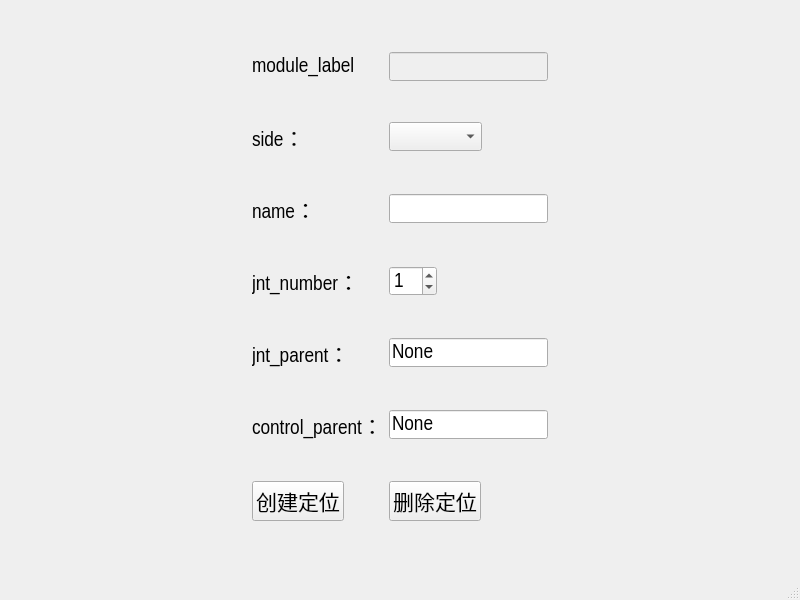
<?xml version="1.0" encoding="UTF-8"?>
<ui version="4.0">
 <class>MainWindow</class>
 <widget class="QMainWindow" name="MainWindow">
  <property name="geometry">
   <rect>
    <x>0</x>
    <y>0</y>
    <width>800</width>
    <height>600</height>
   </rect>
  </property>
  <property name="windowTitle">
   <string>MainWindow</string>
  </property>
  <widget class="QWidget" name="centralwidget">
   <layout class="QGridLayout" name="gridLayout">
    <item row="0" column="0">
     <widget class="QWidget" name="widget" native="true">
      <property name="sizePolicy">
       <sizepolicy hsizetype="Fixed" vsizetype="Preferred">
        <horstretch>0</horstretch>
        <verstretch>0</verstretch>
       </sizepolicy>
      </property>
      <property name="font">
       <font>
        <family>Arial Narrow</family>
        <pointsize>16</pointsize>
       </font>
      </property>
      <layout class="QGridLayout" name="gridLayout_2">
       <item row="1" column="1">
        <widget class="QComboBox" name="side_cbox">
         <property name="sizePolicy">
          <sizepolicy hsizetype="Fixed" vsizetype="Fixed">
           <horstretch>0</horstretch>
           <verstretch>0</verstretch>
          </sizepolicy>
         </property>
         <property name="font">
          <font>
           <family>Arial Narrow</family>
           <pointsize>16</pointsize>
           <weight>50</weight>
           <bold>false</bold>
          </font>
         </property>
        </widget>
       </item>
       <item row="3" column="0">
        <widget class="QLabel" name="label_5">
         <property name="sizePolicy">
          <sizepolicy hsizetype="Fixed" vsizetype="Preferred">
           <horstretch>0</horstretch>
           <verstretch>0</verstretch>
          </sizepolicy>
         </property>
         <property name="font">
          <font>
           <family>Arial Narrow</family>
           <pointsize>16</pointsize>
           <weight>50</weight>
           <bold>false</bold>
          </font>
         </property>
         <property name="text">
          <string>jnt_number：</string>
         </property>
        </widget>
       </item>
       <item row="4" column="0">
        <widget class="QLabel" name="label_6">
         <property name="sizePolicy">
          <sizepolicy hsizetype="Fixed" vsizetype="Preferred">
           <horstretch>0</horstretch>
           <verstretch>0</verstretch>
          </sizepolicy>
         </property>
         <property name="font">
          <font>
           <family>Arial Narrow</family>
           <pointsize>16</pointsize>
           <weight>50</weight>
           <bold>false</bold>
          </font>
         </property>
         <property name="text">
          <string>jnt_parent：</string>
         </property>
        </widget>
       </item>
       <item row="2" column="1">
        <widget class="QLineEdit" name="name_edit">
         <property name="sizePolicy">
          <sizepolicy hsizetype="Fixed" vsizetype="Fixed">
           <horstretch>0</horstretch>
           <verstretch>0</verstretch>
          </sizepolicy>
         </property>
         <property name="font">
          <font>
           <family>Arial Narrow</family>
           <pointsize>16</pointsize>
          </font>
         </property>
        </widget>
       </item>
       <item row="4" column="1">
        <widget class="QLineEdit" name="jnt_parent_edit">
         <property name="sizePolicy">
          <sizepolicy hsizetype="Fixed" vsizetype="Fixed">
           <horstretch>0</horstretch>
           <verstretch>0</verstretch>
          </sizepolicy>
         </property>
         <property name="font">
          <font>
           <family>Arial Narrow</family>
           <pointsize>16</pointsize>
          </font>
         </property>
         <property name="text">
          <string>None</string>
         </property>
        </widget>
       </item>
       <item row="1" column="0">
        <widget class="QLabel" name="side_label">
         <property name="sizePolicy">
          <sizepolicy hsizetype="Fixed" vsizetype="Fixed">
           <horstretch>0</horstretch>
           <verstretch>0</verstretch>
          </sizepolicy>
         </property>
         <property name="font">
          <font>
           <family>Arial Narrow</family>
           <pointsize>16</pointsize>
           <weight>50</weight>
           <bold>false</bold>
          </font>
         </property>
         <property name="focusPolicy">
          <enum>Qt::NoFocus</enum>
         </property>
         <property name="contextMenuPolicy">
          <enum>Qt::DefaultContextMenu</enum>
         </property>
         <property name="layoutDirection">
          <enum>Qt::LeftToRight</enum>
         </property>
         <property name="text">
          <string>side：</string>
         </property>
         <property name="alignment">
          <set>Qt::AlignLeading|Qt::AlignLeft|Qt::AlignVCenter</set>
         </property>
        </widget>
       </item>
       <item row="5" column="0">
        <widget class="QLabel" name="label_7">
         <property name="sizePolicy">
          <sizepolicy hsizetype="Fixed" vsizetype="Preferred">
           <horstretch>0</horstretch>
           <verstretch>0</verstretch>
          </sizepolicy>
         </property>
         <property name="font">
          <font>
           <family>Arial Narrow</family>
           <pointsize>16</pointsize>
           <weight>50</weight>
           <bold>false</bold>
          </font>
         </property>
         <property name="text">
          <string>control_parent：</string>
         </property>
        </widget>
       </item>
       <item row="2" column="0">
        <widget class="QLabel" name="label_4">
         <property name="sizePolicy">
          <sizepolicy hsizetype="Fixed" vsizetype="Preferred">
           <horstretch>0</horstretch>
           <verstretch>0</verstretch>
          </sizepolicy>
         </property>
         <property name="font">
          <font>
           <family>Arial Narrow</family>
           <pointsize>16</pointsize>
           <weight>50</weight>
           <bold>false</bold>
          </font>
         </property>
         <property name="text">
          <string>name：</string>
         </property>
        </widget>
       </item>
       <item row="3" column="1">
        <widget class="QSpinBox" name="jnt_number_sbox">
         <property name="sizePolicy">
          <sizepolicy hsizetype="Fixed" vsizetype="Fixed">
           <horstretch>0</horstretch>
           <verstretch>0</verstretch>
          </sizepolicy>
         </property>
         <property name="font">
          <font>
           <family>Arial Narrow</family>
           <pointsize>16</pointsize>
          </font>
         </property>
         <property name="value">
          <number>1</number>
         </property>
        </widget>
       </item>
       <item row="5" column="1">
        <widget class="QLineEdit" name="control_parent_edit">
         <property name="sizePolicy">
          <sizepolicy hsizetype="Fixed" vsizetype="Fixed">
           <horstretch>0</horstretch>
           <verstretch>0</verstretch>
          </sizepolicy>
         </property>
         <property name="font">
          <font>
           <family>Arial Narrow</family>
           <pointsize>16</pointsize>
          </font>
         </property>
         <property name="text">
          <string>None</string>
         </property>
        </widget>
       </item>
       <item row="6" column="0">
        <widget class="QPushButton" name="create_btn">
         <property name="sizePolicy">
          <sizepolicy hsizetype="Fixed" vsizetype="Fixed">
           <horstretch>0</horstretch>
           <verstretch>0</verstretch>
          </sizepolicy>
         </property>
         <property name="font">
          <font>
           <family>Arial Narrow</family>
           <pointsize>16</pointsize>
          </font>
         </property>
         <property name="text">
          <string>创建定位</string>
         </property>
        </widget>
       </item>
       <item row="6" column="1">
        <widget class="QPushButton" name="delete_btn">
         <property name="sizePolicy">
          <sizepolicy hsizetype="Fixed" vsizetype="Fixed">
           <horstretch>0</horstretch>
           <verstretch>0</verstretch>
          </sizepolicy>
         </property>
         <property name="font">
          <font>
           <family>Arial Narrow</family>
           <pointsize>16</pointsize>
          </font>
         </property>
         <property name="text">
          <string>删除定位</string>
         </property>
        </widget>
       </item>
       <item row="0" column="0">
        <widget class="QLabel" name="label">
         <property name="contextMenuPolicy">
          <enum>Qt::PreventContextMenu</enum>
         </property>
         <property name="layoutDirection">
          <enum>Qt::LeftToRight</enum>
         </property>
         <property name="text">
          <string>module_label</string>
         </property>
        </widget>
       </item>
       <item row="0" column="1">
        <widget class="QLineEdit" name="module_edit">
         <property name="enabled">
          <bool>false</bool>
         </property>
        </widget>
       </item>
      </layout>
     </widget>
    </item>
   </layout>
  </widget>
  <widget class="QMenuBar" name="menubar">
   <property name="geometry">
    <rect>
     <x>0</x>
     <y>0</y>
     <width>800</width>
     <height>23</height>
    </rect>
   </property>
  </widget>
  <widget class="QStatusBar" name="statusbar"/>
 </widget>
 <resources/>
 <connections/>
</ui>
